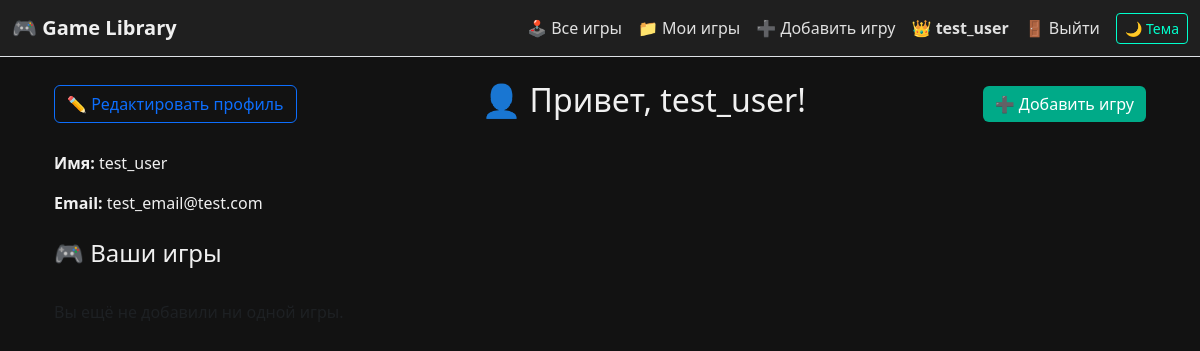
/profile/ (signed in), run on an earlier commit of the app's database.
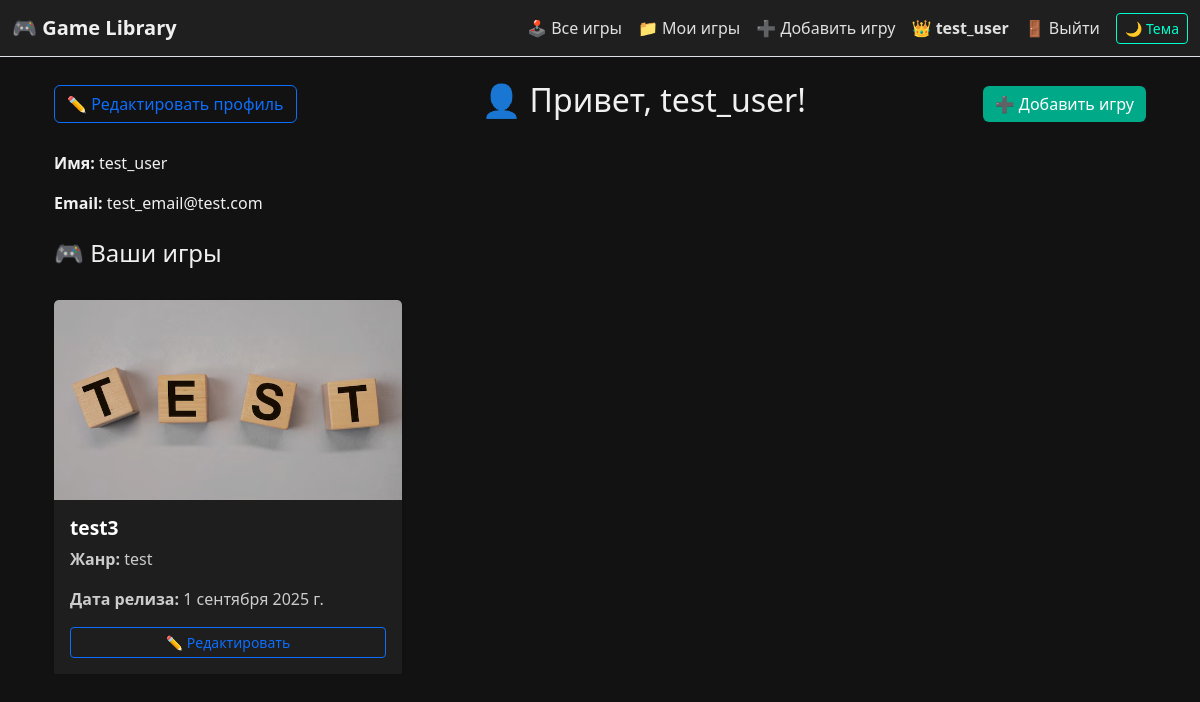
And on a later commit of the database.
### core/models.py (models this page shows, shortened)
class Game(models.Model):
    GENRE_CHOICES = [
        ('RPG', 'RPG'),
        ('Shooter', 'Шутер'),
        ('Strategy', 'Стратегия'),
        ('Adventure', 'Приключения'),
        ('Puzzle', 'Головоломка'),
        ('Sports', 'Спорт'),
        ('Simulation', 'Симулятор'),
        ('Other', 'Другое'),
    ]
    title = models.CharField(max_length=100)
    description = models.TextField()
    genre = models.CharField(max_length=50, choices=GENRE_CHOICES)
    release_date = models.DateField()
    owner = models.ForeignKey(User, on_delete=models.CASCADE, related_name='games')
    cover = models.ImageField(upload_to='covers/', blank=True, null=True)

### core/views.py (the view)
# urls.py: path('profile/', views.profile_view, name='profile'),
@login_required
def profile_view(request):
    user = request.user
    games = Game.objects.filter(owner=user)
    return render(request, 'core/profile.html', {'user': user, 'games': games})

### core/templates/core/profile.html (shortened to what this page needs)
{% extends 'core/base.html' %}
{% block content %}
<div class="container mt-4">
    <div class="d-flex justify-content-between align-items-center mb-4">
         <a href="{% url 'edit_profile' %}" class="btn btn-outline-primary me-2">✏️ Редактировать профиль</a>
        <h2>👤 Привет, {{ user.username }}!</h2>
        <a href="{% url 'add_game' %}" class="btn btn-success">➕ Добавить игру</a>
    </div>
    <div class="mb-4">
        <p><strong>Имя:</strong> {{ user.username }}</p>
        <p><strong>Email:</strong> {{ user.email|default:"не указан" }}</p>
    </div>
    <h4>🎮 Ваши игры</h4>
    <div class="row row-cols-1 row-cols-sm-2 row-cols-md-3 g-4 mt-2">
        {% for game in games %}
        <div class="col">
            <div class="card h-100 shadow-sm border-0">
                {% if game.cover %}
                    <img src="{{ game.cover.url }}" class="card-img-top" alt="Обложка {{ game.title }}" style="height: 200px; object-fit: cover;">
                {% else %}
                    <div class="bg-secondary text-white text-center d-flex align-items-center justify-content-center" style="height: 200px;">
                        <span>Нет обложки</span>
                    </div>
                {% endif %}
                <div class="card-body d-flex flex-column">
                    <h5 class="card-title">{{ game.title }}</h5>
                    <p class="card-text"><strong>Жанр:</strong> {{ game.genre }}</p>
                    <p class="card-text"><strong>Дата релиза:</strong> {{ game.release_date }}</p>
                    <div class="mt-auto">
                        <a href="{% url 'edit_game' game.id %}" class="btn btn-outline-primary btn-sm w-100">✏️ Редактировать</a>
                    </div>
                </div>
            </div>
        </div>
        {% empty %}
        <p class="text-muted">Вы ещё не добавили ни одной игры.</p>
        {% endfor %}
    </div>
</div>
{% endblock %}

What changed in the data, as far as the page shows it:
added Game: cover (picture), title "test3", genre "test", release_date "1 сентября 2025 г."
